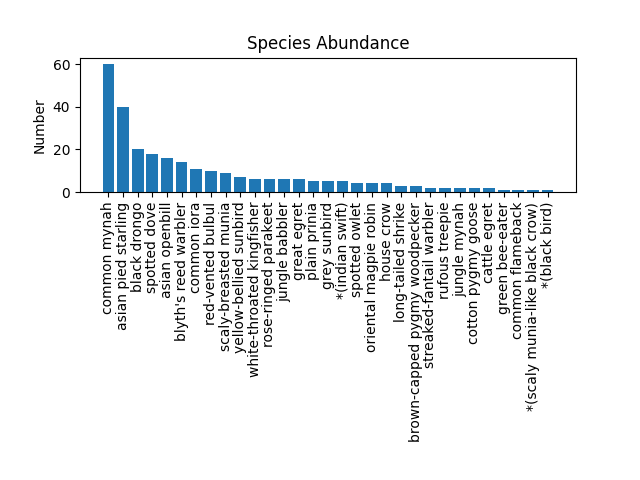

Here is the Python script that generated this plot:
import pandas as pd
from matplotlib import pyplot as plt

df = pd.read_csv("bird_diversity_data.csv")
# fig = plt.figure()
# ax = fig.add_axes([0,0,1,1])
name = df["Name"].to_list()
no = df["No"].to_list()
plt.bar(name, no)
plt.ylabel('Number')
plt.title('Species Abundance')
plt.xticks(name, rotation="vertical")
plt.subplots_adjust(bottom=0.6)
plt.show()
# plt.savefig("Bird_species_hist.png")